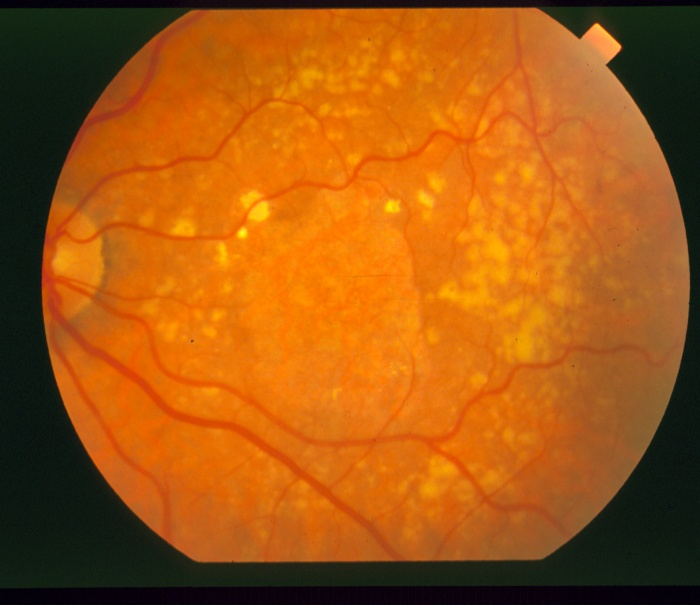
#> input picture im0003.jpg, 700 x 605 px; its folder holds only this picture in this run
$ jupyter execute main.ipynb   (older library calls are emulated)
#> lines starting #> are read from the running program, lines starting #| are printed output that depends on the picture
[cell 1]
import numpy as np
from matplotlib import pyplot as plt
import pickle

import glob
from sklearn.linear_model import LinearRegression
import cv2

[cell 2]
def norm_gau(data_refl):
    data_refl_norm = (data_refl - data_refl.mean())/data_refl.std()
    data_refl_norm = data_refl_norm*128 + 128
    data_refl_norm = np.where(data_refl_norm < 0, 0, data_refl_norm)
    data_refl_norm = np.where(data_refl_norm > 255, 255, data_refl_norm)
    return data_refl_norm.astype(np.uint8)

[cell 3]
INPUT_DIR = './'

img = cv2.imread(INPUT_DIR + 'im0003.jpg')
#> img is the input picture: shape (605, 700, 3); mean B, G, R 16.7, 87, 162.2
img = cv2.cvtColor(img,cv2.COLOR_BGR2RGB)
mask = cv2.imread(INPUT_DIR + 'im0003.labels.tif', 0)

plt.imshow(img)
plt.show()

## Homomorphic filtering

[cell 4]
# Homomorphic filter class
class HomomorphicFilter:
    """Homomorphic filter implemented with diferents filters and an option to an external filter.

    High-frequency filters implemented:
        butterworth
        gaussian
    Attributes:
        a, b: Floats used on emphasis filter:
            H = a + b*H

        .
    """

    def __init__(self, a = 0.5, b = 1.5):
        self.a = float(a)
        self.b = float(b)

    # Filters
    def __butterworth_filter(self, I_shape, filter_params):
        P = I_shape[0]/2
        Q = I_shape[1]/2
        U, V = np.meshgrid(range(I_shape[0]), range(I_shape[1]), sparse=False, indexing='ij')
        Duv = (((U-P)**2+(V-Q)**2)).astype(float)
        H = 1/(1+(Duv/filter_params[0]**2)**filter_params[1])
        return (1 - H)

    def __gaussian_filter(self, I_shape, filter_params):
        P = I_shape[0]/2
        Q = I_shape[1]/2
        H = np.zeros(I_shape)
        U, V = np.meshgrid(range(I_shape[0]), range(I_shape[1]), sparse=False, indexing='ij')
        Duv = (((U-P)**2+(V-Q)**2)).astype(float)
        H = np.exp((-Duv/(2*(filter_params[0])**2)))
        return (1 - H)

    # Methods
    def __apply_filter(self, I, H):
        H = np.fft.fftshift(H)
        I_filtered = (self.a + self.b*H)*I
        return I_filtered

    def filter(self, I, filter_params, filter='butterworth', H = None):
        """
        Method to apply homormophic filter on an image
        Attributes:
            I: Single channel image
            filter_params: Parameters to be used on filters:
                butterworth:
                    filter_params[0]: Cutoff frequency
                    filter_params[1]: Order of filter
                gaussian:
                    filter_params[0]: Cutoff frequency
            filter: Choose of the filter, options:
                butterworth
                gaussian
                external
            H: Used to pass external filter
        """
#> called with filter = 'butterworth'

        #  Validating image
        if len(I.shape) is not 2:
            raise Exception('Improper image')

        # Take the image to log domain and then to frequency domain
        I_log = np.log1p(np.array(I, dtype="float"))
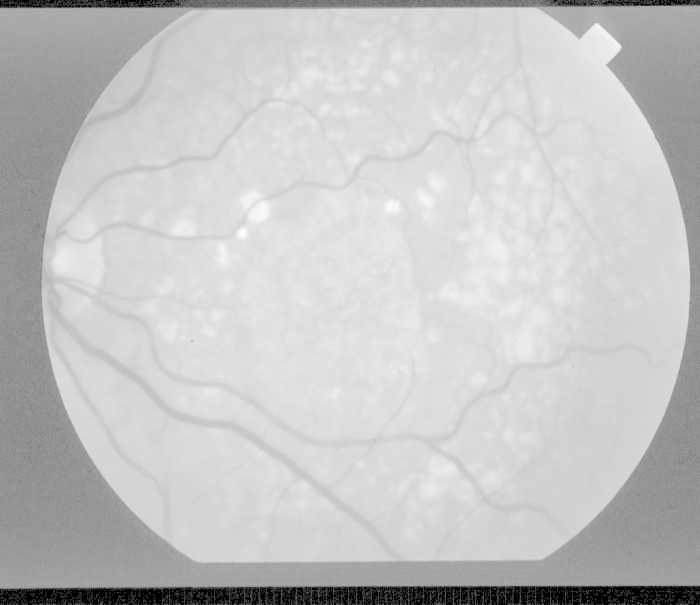
#> I_log: shape (605, 700) float64; min 0, max 5.5, mean 4.24; drawn with min black and max white
        I_fft = np.fft.fft2(I_log)

        # Filters
        if filter=='butterworth':
            H = self.__butterworth_filter(I_shape = I_fft.shape, filter_params = filter_params)
        elif filter=='gaussian':
            H = self.__gaussian_filter(I_shape = I_fft.shape, filter_params = filter_params)
        elif filter=='external':
            print('external')
            if len(H.shape) is not 2:
                raise Exception('Invalid external filter')
        else:
            raise Exception('Selected filter not implemented')

        # Apply filter on frequency domain then take the image back to spatial domain
        I_fft_filt = self.__apply_filter(I = I_fft, H = H)
#> in __apply_filter, `H = np.fft.fftshift(H)`:
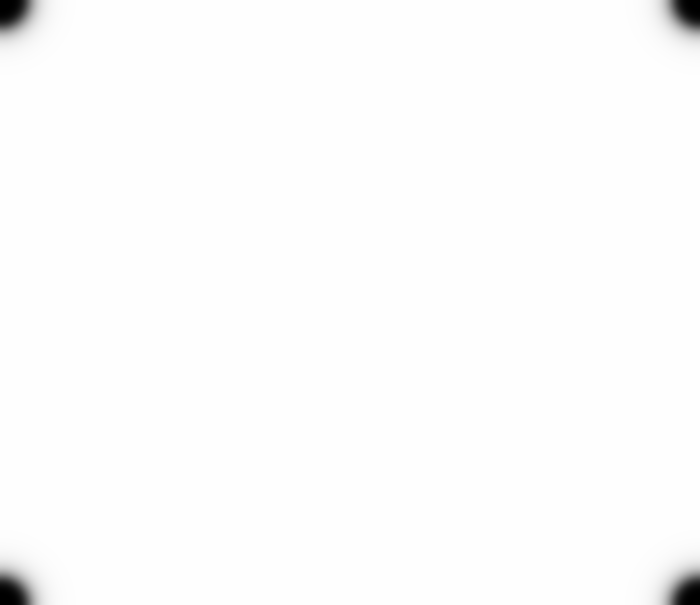
#> H: shape (605, 700) float64; min 2.14e-11, max 1, mean 0.992
        I_filt = np.fft.ifft2(I_fft_filt)
        I = np.exp(np.real(I_filt))-1
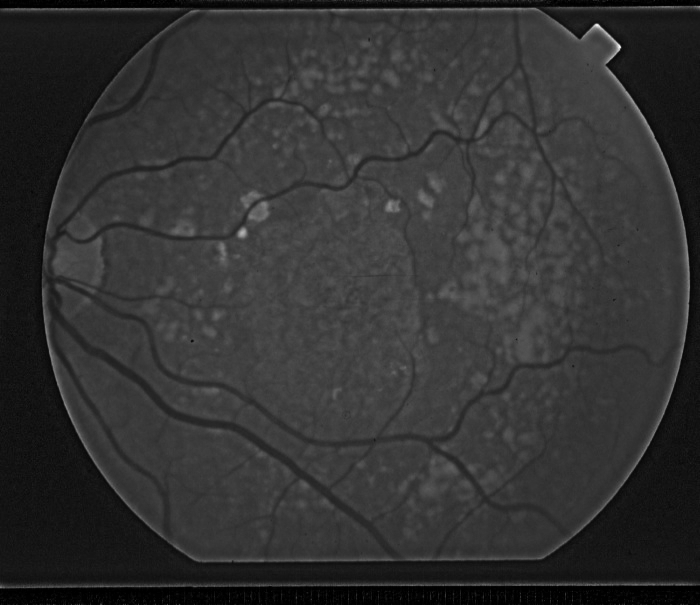
#> I: shape (605, 700) float64; min -0.935, max 141.8, mean 27.5; drawn with min black and max white
        return np.uint8(I)
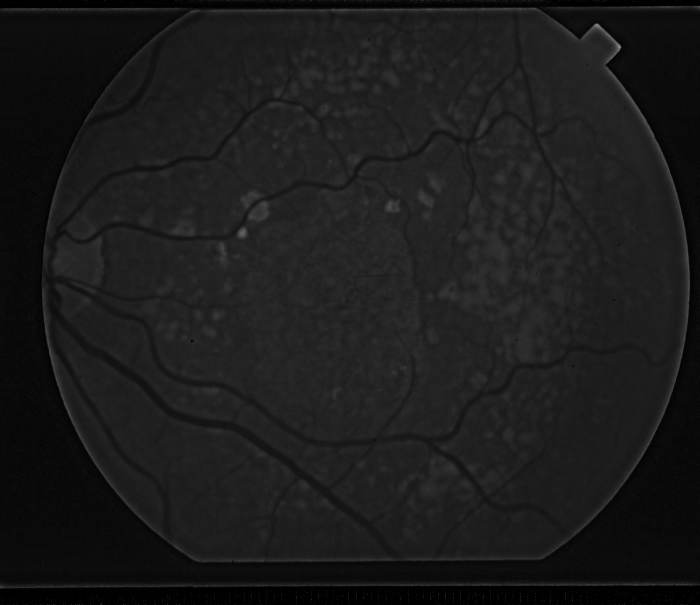
#> returned value: shape (605, 700); min 0, max 141, mean 27
# End of class HomomorphicFilter

[cell 5]
homo_filter = HomomorphicFilter(a = 0.75, b = 1.25)
img_filtered = homo_filter.filter(I=img[:,:,1], filter_params=[30,3])

[cell 6]
plt.imshow(img[:,:,1])
plt.show()
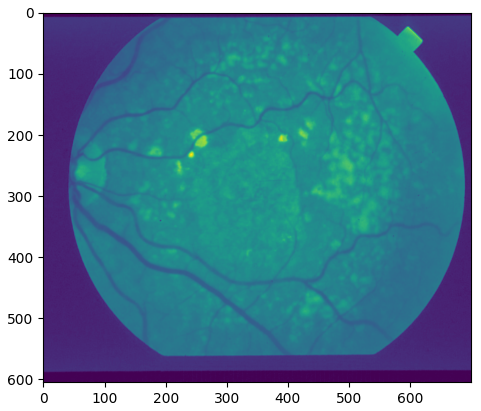
#> figure drawn by matplotlib, 1 panel

# img_filtered = img[:,:,1].copy()
plt.imshow(img_filtered)
plt.show()

## Gaussian filtering

[cell 7]
img_filtered_blur = cv2.GaussianBlur(img_filtered,(5,5),0)

plt.imshow(img_filtered_blur)
plt.show()

## Gradient of an image

[cell 8]
sobelx = cv2.Sobel(img_filtered_blur,cv2.CV_64F,1,0,ksize=5)
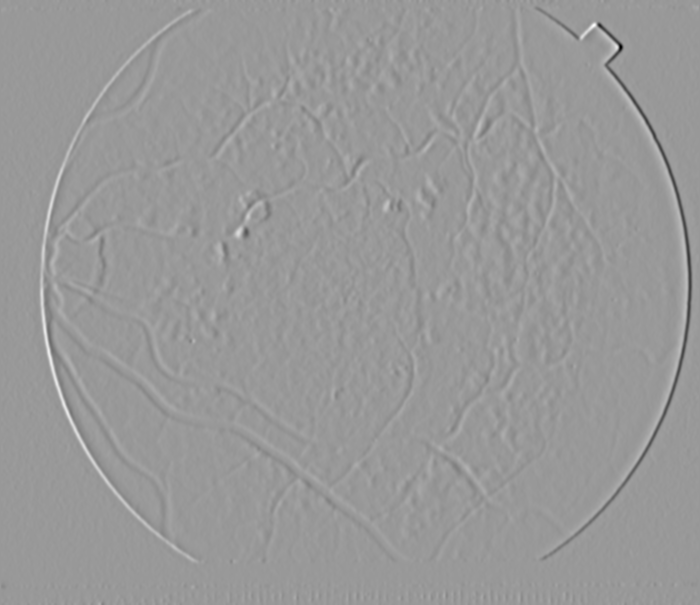
#> sobelx: shape (605, 700) float64; min -3586, max 2392, mean 0; drawn with min black and max white
sobely = cv2.Sobel(img_filtered_blur,cv2.CV_64F,0,1,ksize=5)

g_f = np.sqrt(sobelx**2 + sobely**2)


plt.imshow(sobelx)
plt.show()

plt.imshow(sobely)
plt.show()

plt.imshow(g_f)
plt.show()

plt.imshow(norm_gau(g_f))
plt.show()

# g_f = norm_gau(g_f)

## Non-maxima suppression

[cell 9]
g_f_non = g_f.copy()
count = 0
for x in range(g_f.shape[1]):
    for y in range(g_f.shape[0]):
        if g_f[y,x] == 0:
            ## 8286
            continue
        if sobelx[y,x] == 0:
            if (g_f[y,x] > g_f[y-1,x]) and (g_f[y,x] > g_f[y+1,x]):
                # 1399
                continue

        if sobely[y,x] == 0:
            if (g_f[y,x] > g_f[y,x-1]) and (g_f[y,x] > g_f[y,x+1]):
                # 1619
                continue

        phi = np.arctan(sobely[y,x]/sobelx[y,x])

        if (phi < np.pi/4 and phi > -np.pi/4):
            if (g_f[y,x] >= g_f[y,x-1]) and (g_f[y,x] >= g_f[y,x+1]):
                # 42503
                continue
        else:
            if (g_f[y,x] >= g_f[y-1,x]) and (g_f[y,x] >= g_f[y+1,x]):
                # 44973
                continue

        g_f_non[y,x] = 0
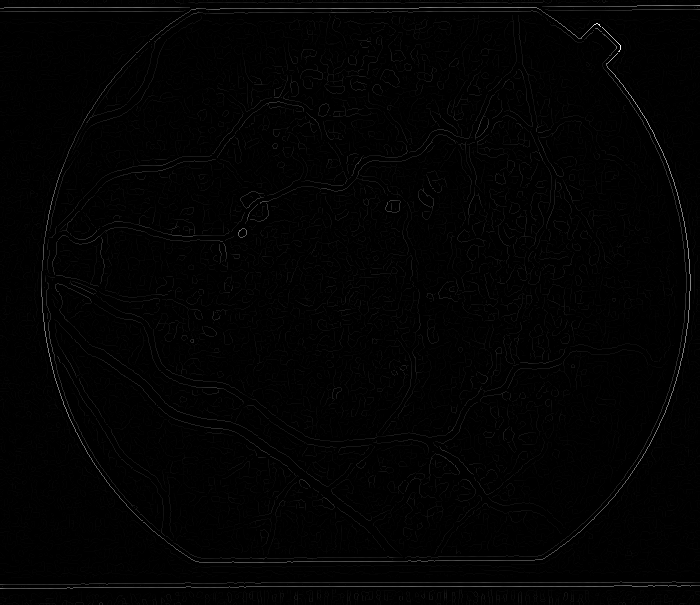
#> g_f_non: shape (605, 700) float64; min 0, max 3829.6, mean 37.5; drawn with min black and max white
        # 324720

[cell 10]
plt.figure(figsize=(12,12))

plt.imshow(g_f_non)
plt.show()
g_f_non_norm = norm_gau(g_f_non)
#> in norm_gau (call 2), `data_refl_norm = np.where(data_refl_norm > 255, 255, data_refl_norm)`:
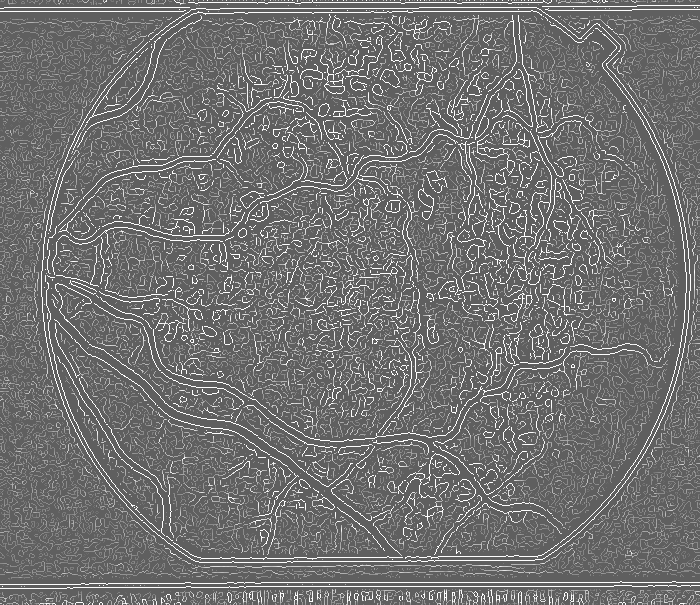
#> data_refl_norm: shape (605, 700) float64; min 95.4, max 255, mean 114.1
plt.figure(figsize=(12,12))
plt.imshow(g_f_non_norm)
plt.show()

## Gradient magnitude thresholding

[cell 11]
min_f = np.where(g_f_non > 120, 1, 0)
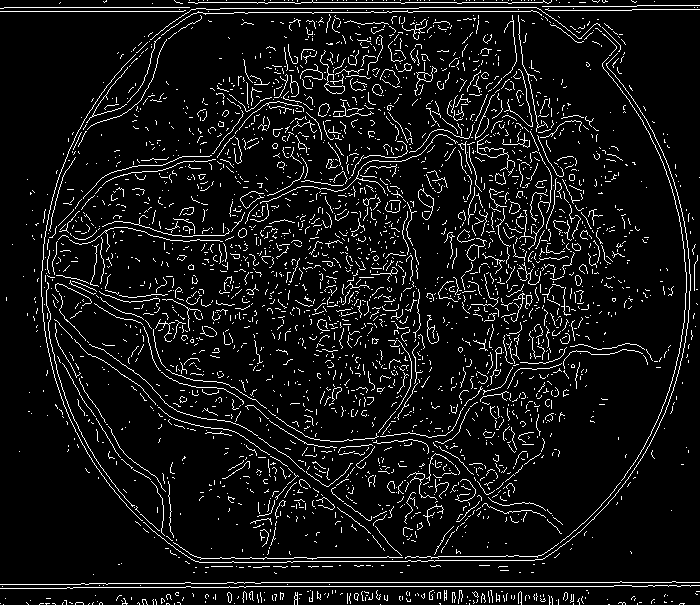
#> min_f: shape (605, 700) int64; values 0 (black) and 1 (white), 7.6% white in thin lines or dots
plt.figure(figsize=(12,12))
plt.imshow(min_f)
plt.show()

max_f = np.where(g_f_non > 200, 1, 0)
#> max_f: shape (605, 700) int64; values 0 (black) and 1 (white), 4.5% white in thin lines or dots
plt.figure(figsize=(12,12))
plt.imshow(max_f)
plt.show()

## Edge tracking by hysteresis

[cell 12]
# [10 lines of commented-out code are left out]

edge_tracking = max_f

## Iterative edge thinning

[cell 13]
# TO_DO

## End point recovery

[cell 14]
kernel_1 = np.array([[1, 1, 1],
                   [0, 1, 0],
                   [0, 0, 0]])

kernel_2 = np.array([[1, 0, 0],
                     [1, 1, 0],
                     [1, 0, 0]])

kernel_3 = np.array([[0, 0, 1],
                     [0, 1, 1],
                     [0, 0, 1]])

kernel_4 = np.array([[0, 0, 0],
                     [0, 1, 0],
                     [1, 1, 1]])

kernel_list = [kernel_1, kernel_2, kernel_3, kernel_4]
edge_tracking_1 = np.zeros(edge_tracking.shape)
for x in range(1, g_f.shape[1]-1):
    for y in range(1, g_f.shape[0]-1):
        if edge_tracking[y,x] == 0:
            continue
        temp1 = edge_tracking[y-1:y+2,x-1:x+2]
        for k in kernel_list:
            if not ((k == 0)*temp1).any() and (temp1==k).sum() > 1:
                edge_tracking_1[y,x] = 1
                continue
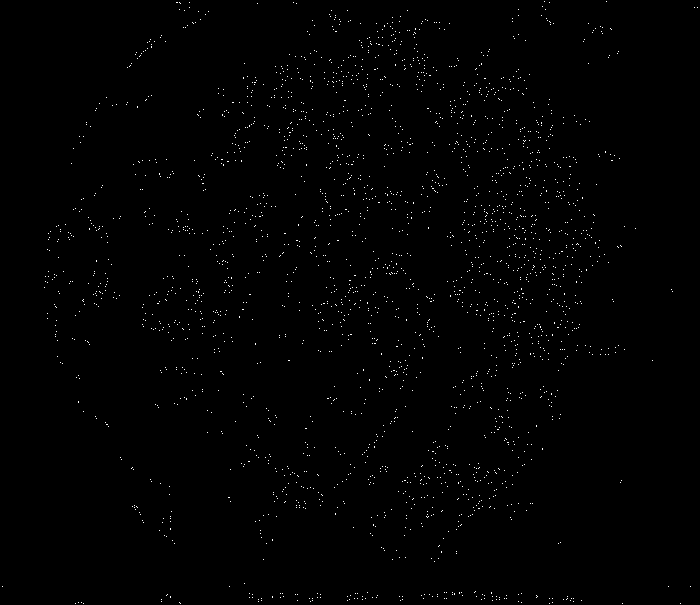
#> edge_tracking_1: shape (605, 700) float64; values 0 (black) and 1 (white), 0.66% white in thin lines or dots

plt.figure(figsize=(12,12))
plt.imshow(edge_tracking_1)
plt.show()
